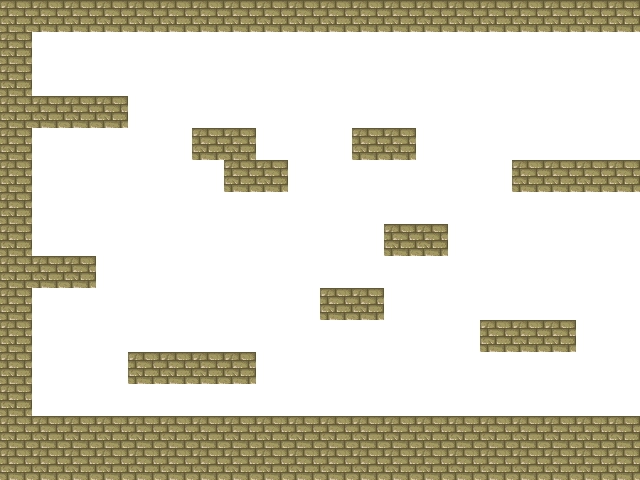

This is a level from a 2D game, rendered from its Tiled map with the project's own tilesets. A one-line summary and the complete map file follow:
An orthogonal 20x15 tile map with 32x32 px tiles, 1 tile layer (capa0).

<map version="1.0" tiledversion="1.1.2" orientation="orthogonal" renderorder="right-down" width="20" height="15" tilewidth="32" tileheight="32" infinite="0" backgroundcolor="#ffffff" nextobjectid="1">
 <tileset firstgid="1" source="tmw_desert.tsx" />
 <layer name="capa0" width="20" height="15">
  <data encoding="csv">
10,10,10,10,10,10,10,10,10,10,10,10,10,10,10,10,10,10,10,10,
10,0,0,0,0,0,0,0,0,0,0,0,0,0,0,0,0,0,0,0,
10,0,0,0,0,0,0,0,0,0,0,0,0,0,0,0,0,0,0,0,
10,10,10,10,0,0,0,0,0,0,0,0,0,0,0,0,0,0,0,0,
10,0,0,0,0,0,10,10,0,0,0,10,10,0,0,0,0,0,0,0,
10,0,0,0,0,0,0,10,10,0,0,0,0,0,0,0,10,10,10,10,
10,0,0,0,0,0,0,0,0,0,0,0,0,0,0,0,0,0,0,0,
10,0,0,0,0,0,0,0,0,0,0,0,10,10,0,0,0,0,0,0,
10,10,10,0,0,0,0,0,0,0,0,0,0,0,0,0,0,0,0,0,
10,0,0,0,0,0,0,0,0,0,10,10,0,0,0,0,0,0,0,0,
10,0,0,0,0,0,0,0,0,0,0,0,0,0,0,10,10,10,0,0,
10,0,0,0,10,10,10,10,0,0,0,0,0,0,0,0,0,0,0,0,
10,0,0,0,0,0,0,0,0,0,0,0,0,0,0,0,0,0,0,0,
10,10,10,10,10,10,10,10,10,10,10,10,10,10,10,10,10,10,10,10,
10,10,10,10,10,10,10,10,10,10,10,10,10,10,10,10,10,10,10,10
</data>
 </layer>
</map>
